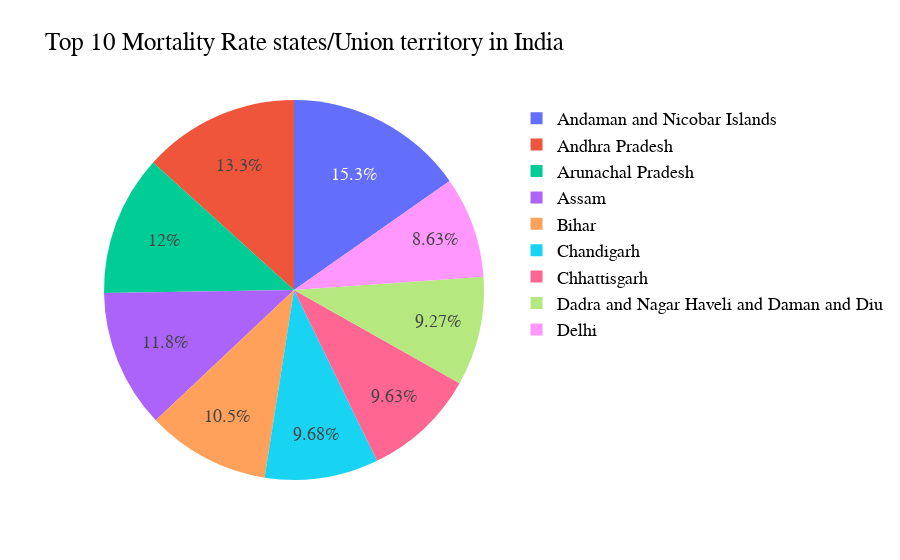

The code cell stored with this chart in its notebook:
### Code cell
df = dfstate.sort_values('Mortality Rate', ascending=False).head(10)

df.drop([0],axis=0, inplace=True)
label=dfstate['State'].tolist()
fig = go.Figure(data=[go.Pie(labels=label,values=np.array(df["Mortality Rate"]))])
fig.update_layout(
    title="Top 10 Mortality Rate states/Union territory in India",
    font=dict(
        family="Arial",
        size=18,
        color="Black"
    )
)
fig.show()

### Figure 1 — Plotly figure (JSON) as saved in the notebook; plotly's stock layout.template omitted (floating-point values rounded to 4 significant figures)
{"data": [{"labels": ["Andaman and Nicobar Islands", "Andhra Pradesh", "Arunachal Pradesh", "Assam", "Bihar", "Chandigarh", "Chhattisgarh", "Dadra and Nagar Haveli and Daman and Diu", "Delhi", "Goa", "Gujarat", "Haryana", "Himachal Pradesh", "Jammu and Kashmir", "Jharkhand", "Karnataka", "Kerala", "Ladakh", "Lakshadweep", "Madhya Pradesh", "Maharashtra", "Manipur", "Meghalaya", "Mizoram", "Nagaland", "Odisha", "Puducherry", "Punjab", "Rajasthan", "Sikkim", "State Unassigned", "Tamil Nadu", "Telangana", "Tripura", "Uttar Pradesh", "Uttarakhand", "West Bengal"], "type": "pie", "values": [2.749, 2.393, 2.152, 2.121, 1.889, 1.743, 1.734, 1.668, 1.553]}], "layout": {"autosize": true, "font": {"color": "Black", "family": "Arial", "size": 18}, "title": {"text": "Top 10 Mortality Rate states/Union territory in India"}}}
